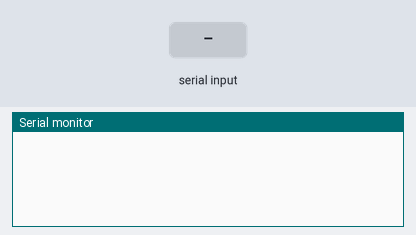
Simulated run of this sketch. Board: Arduino Uno, built with avr-gcc and run on an emulated ATmega328P. On the bench: the last lines printed to the serial monitor. The test bench sets the inputs (shaded band).

Above: at 1.2 s.
1.3 s: "90,45\n" received over Serial
At 3.5 s:
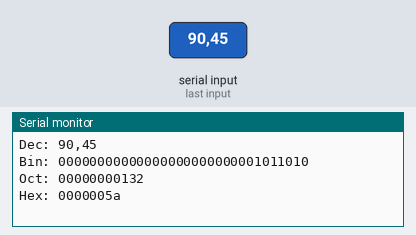
3.8 s: "30,150\n" received over Serial
At 5.3 s:
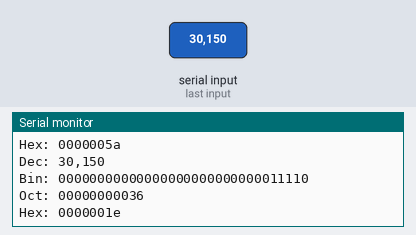
6.3 s: "5\n" received over Serial
At 8.3 s:
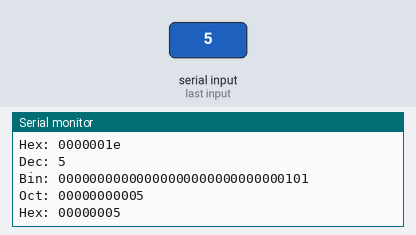
8.8 s: "200\n" received over Serial
At 11.3 s:
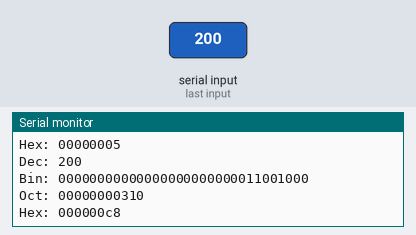
Timing chart, 0 to 12.3 s (numbered marks = the images above; inputs shaded):
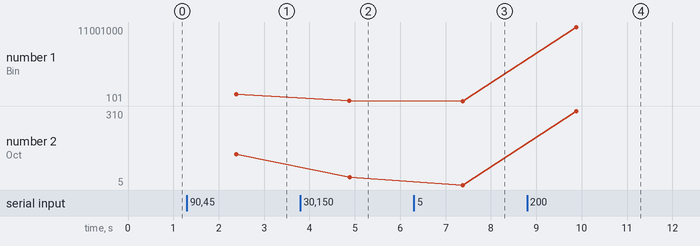

The sketch:

decimalbinhex.ino
```cpp
const char HEXVALUES[] = {'0', '1', '2', '3', '4', '5', '6', '7', '8', '9', 'a', 'b', 'c', 'd', 'e', 'f'};

String decimal_to_bin(int input)
{
String output;
int mask;

for (int i = 31; i >= 0; i--) {
mask = (1<<i);
if (input & mask) {
output += '1';
}
else {
output += '0';
}
}

return output;
}

String decimal_to_hex(int input)
{
String output;
int mask;
int next;
int var;
// Write the hex value of input into
// the string output
mask = 15;


for (int i = 7; i >= 0; i--) {

next = input >> (i*4);

var = next & mask;
output += HEXVALUES[var];


}

return output;

}


String decimal_to_oct(int input)
{
String output;
int next;
int mask;
int var;
int var2;

// Write the octal value of input into
// the string output

next = input >> 30;
mask = 3;
var2 = next & mask;
output += static_cast<char>(var2 + '0');
for (int i = 9; i >= 0; i--) {
mask = 7;
next = input >> (i*3);
var = next & mask;
output += static_cast<char>(var + '0');

}

return output;
}


void setup() {
// put your setup code here, to run once:
Serial.begin(115200);
}

void loop() {
// put your main code here, to run repeatedly:
if (Serial && (Serial.available() > 0)) {
String input = Serial.readString();
int i_input = input.toInt();

Serial.println("Dec: " + input);
Serial.println("Bin: " + decimal_to_bin(i_input));
Serial.println("Oct: " + decimal_to_oct(i_input));
Serial.println("Hex: " + decimal_to_hex(i_input));
Serial.print("\n");

}
else {
delay(115);
}
}
```

Measured:
- after the input at 1.3 s, the serial monitor: prints a new line after 1.1 s (image 1)
- after the input at 3.8 s, the serial monitor: prints a new line after 1.1 s (image 2)
- after the input at 6.3 s, the serial monitor: prints a new line after 1.1 s (image 3)
- after the input at 8.8 s, the serial monitor: prints a new line after 1.1 s (image 4)
- plotted number 1: 1011010 → 11110 after the input at 3.8 s, 11110 → 101 after the input at 6.3 s, 101 → 11001000 after the input at 8.8 s
- plotted number 2: 132 → 36 after the input at 3.8 s, 36 → 5 after the input at 6.3 s, 5 → 310 after the input at 8.8 s
